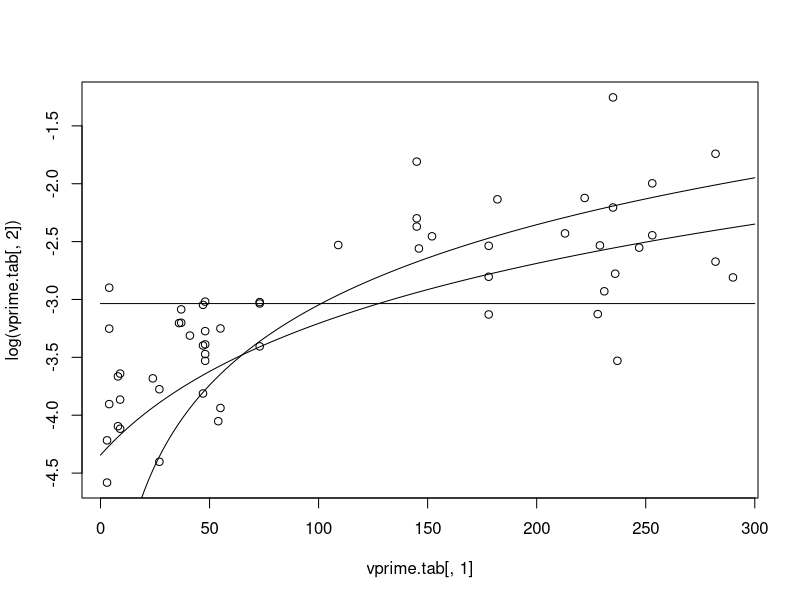

Reproduce this figure in R.
model.lik <- function(theta, t, Y, model = 0, output=1) {

  # grab the model variables from the parameter vector
  # we use logged values to ensure they all remain non-negative
  nuf = exp(theta[1])
  v0 = exp(theta[2])

  # different model versions: 0 (i)+(ii)+(v); 1 (ii); 2 (i)+(v)
  mu = 1/2+(t-t)
  if(model == 0) {
    sigma = sqrt(v0 + nuf*2*t)
  }
  else if(model == 1) {
    sigma = sqrt(nuf*2*t)
  }
  else if(model == 2) {
    sigma = sqrt(v0)
  }
    
  # delta method to deal with heteroplasmy transformation
  dist.mean = log(mu/(1-mu)) + (2*mu-1)*sigma*sigma / (2*(mu-1)*(mu-1)*mu*mu)
  dist.var = sigma*sigma / ((mu-1)*(mu-1)*mu*mu)
  dist.sd = sqrt(dist.var)
  
  # what to output? negative log likelihood, mean, or sd?
  if(output == 1)
  {
    # log likelihood of our data
    logl = sum(dnorm(Y, dist.mean, dist.sd, TRUE))
    return(-logl) 
  }
  else if(output == 2)
  {
    return(dist.mean)
  }
  else if(output == 3)
  {
    return(dist.sd)
  }
}

# get data
df = read.table("Data/hb-data.txt")

# find max lik version of models with and without each parameter
opt.model.0 = optim(log(c(1, 10)), model.lik, t=df[,2], Y=df[,4], model=0)
opt.model.1 = optim(log(c(1, 10)), model.lik, t=df[,2], Y=df[,4], model=1)
opt.model.2 = optim(log(c(1, 10)), model.lik, t=df[,2], Y=df[,4], model=2)

# get AICs
aic.0 = 2*2 - 2*(-opt.model.0$value)
aic.1 = 2*1 - 2*(-opt.model.1$value)
aic.2 = 2*1 - 2*(-opt.model.2$value)

# get best parameters
theta.0 = opt.model.0$par
theta.1 = opt.model.1$par
theta.2 = opt.model.2$par

# construct traces of moments with best parameterisations
for(t in 0:400) {
  mean.0 = model.lik(theta.0, t, 0, model = 0, output = 2)
  sd.0 = model.lik(theta.0, t, 0, model = 0, output = 3)
  mean.1 = model.lik(theta.1, t, 0, model = 1, output = 2)
  sd.1 = model.lik(theta.1, t, 0, model = 1, output = 3)
  mean.2 = model.lik(theta.2, t, 0, model = 2, output = 2)
  sd.2 = model.lik(theta.2, t, 0, model = 2, output = 3)
  if(t == 0) {
    moments.table = c(t, mean.0, sd.0, mean.1, sd.1, mean.2, sd.2)
  }
  else {
    moments.table = rbind(moments.table, c(t, mean.0, sd.0, mean.1, sd.1, mean.2, sd.2))
  }
}
write.table(moments.table, file="models-neutral-hb.txt", row.names=F, col.names=F)

# bootstrap to get distributions on parameters
nuf.vals = v0.vals = NULL
for(boot in 1:500) {
  r = sample.int(length(df[,1]), length(df[,1]), replace=T)
  t.boot = df[r,2]
  Y.boot = df[r,4]
  opt.model.0.boot = optim(log(c(1, 10)), model.lik, t=t.boot, Y=Y.boot, model=0)  
  nuf.vals = c(nuf.vals, exp(opt.model.0.boot$par[1]))
  v0.vals = c(v0.vals, exp(opt.model.0.boot$par[2]))
}

scatter.points = cbind(nuf.vals, v0.vals)
write.table(scatter.points, "nuf-v0-scatter-hb.txt", row.names=F, col.names=F)

# make histograms of these distributions
nuf.breaks = seq(0,0.0002,0.00001)
v0.breaks = seq(0,0.021,0.001)
nuf.bins = as.numeric(paste(summary(cut(nuf.vals, breaks=nuf.breaks))))
v0.bins = as.numeric(paste(summary(cut(v0.vals, breaks=v0.breaks))))
nuf.hist = cbind(nuf.breaks, nuf.bins/sum(nuf.bins))
v0.hist = cbind(v0.breaks, v0.bins/sum(v0.bins))
write.table(nuf.hist, "nuf-hist-hb.txt", row.names=F, col.names=F)
write.table(v0.hist, "v0-hist-hb.txt", row.names=F, col.names=F)

# compare fitted models to summary statistics of V'(h)
vprime.tab = read.table("Data/hb-age-vprime.csv")
  
# predicted V'(h) behaviour
preds.0 = (exp(theta.0)[2] + 2*exp(theta.0)[1]*vprime.tab[,1])
preds.1 = (0 + 2*exp(theta.1)[1]*vprime.tab[,1])
preds.2 = (exp(theta.2)[2] + 0*vprime.tab[,1])
t.seq = seq(0, 300)
preds.0.line = (exp(theta.0)[2] + 2*exp(theta.0)[1]*t.seq)
preds.1.line = (0 + 2*exp(theta.1)[1]*t.seq)
preds.2.line = (exp(theta.2)[2] + 0*t.seq)

# compute R2 values in linear and log space
r2.0 = 1 - sum((preds.0-vprime.tab[,2])**2) / sum((vprime.tab[,2]-mean(vprime.tab[,2]))**2)
r2.1 = 1 - sum((preds.1-vprime.tab[,2])**2) / sum((vprime.tab[,2]-mean(vprime.tab[,2]))**2)
r2.2 = 1 - sum((preds.2-vprime.tab[,2])**2) / sum((vprime.tab[,2]-mean(vprime.tab[,2]))**2)
r2.log.0 = 1 - sum((log(preds.0)-log(vprime.tab[,2]))**2) / sum((log(vprime.tab[,2])-mean(log(vprime.tab[,2])))**2)
r2.log.1 = 1 - sum((log(preds.1)-log(vprime.tab[,2]))**2) / sum((log(vprime.tab[,2])-mean(log(vprime.tab[,2])))**2)
r2.log.2 = 1 - sum((log(preds.2)-log(vprime.tab[,2]))**2) / sum((log(vprime.tab[,2])-mean(log(vprime.tab[,2])))**2)

# sanity check plot
plot(vprime.tab[,1], log(vprime.tab[,2]))
points(t.seq, log(preds.0.line), type="l")
points(t.seq, log(preds.1.line), type="l")
points(t.seq, log(preds.2.line), type="l")
